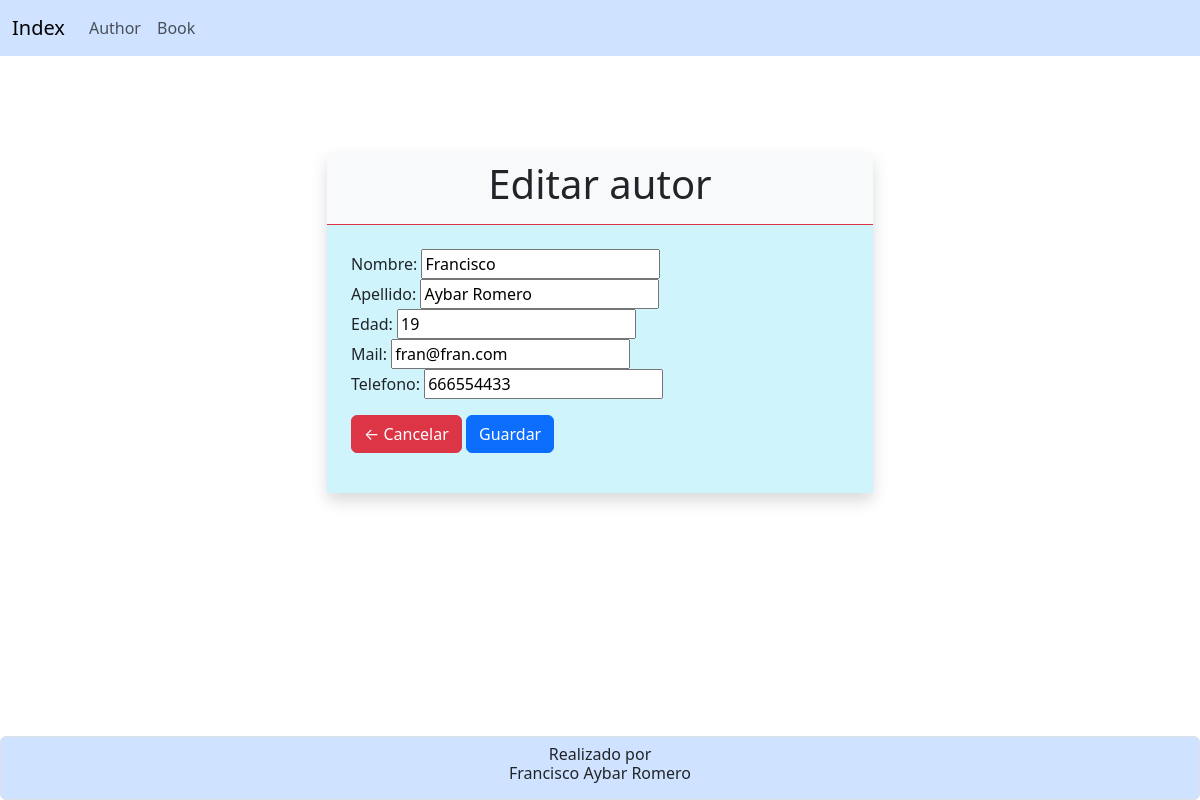
/author_update/2, run on the app's committed database.
### HolaMundo/models.py (models this page shows, shortened)
class Author (models.Model):
    name=models.CharField (
        verbose_name='Nombre', # etiqueta dentro de la tabla
        max_length= 100,
        default=''
    )
    last_name=models.CharField(
        verbose_name='Apellido',
        max_length=150,
        default=''
    )
    age=models.PositiveSmallIntegerField (
        verbose_name='Edad',
        max_length=3
    )
    mail=models.EmailField(
        verbose_name='Mail',
        max_length=150,
        default=''
    )
    telefono=models.CharField(
        verbose_name='Telefono',
        max_length=10,
        default=''
    )

### HolaMundo/views.py (the view, shortened to what this page needs)
# urls.py: path('author_update/<int:pk>', views.author_update),
def author_update (request, pk = None): #Recibe la clave del autor que queremos actualizar.
    author = Author.objects.get(pk = pk) #Nos buscará el registro que coincida con la clave que le
    if request.method == 'GET':
        author_form = AutorForm(instance = author) #todo form basado en un modelo tiene este atributo que
        return render (request,'author_update.html',{'author':author,'author_form':author_form}) #si la

### HolaMundo/forms.py
class AutorForm (forms.ModelForm): #Vamos a crear un formulario de Django , basado en un modelo, por eso hacemos la herencia
    class Meta:
        model = Author
        fields='__all__'

### HolaMundo/templates/author_update.html (shortened to what this page needs)
{%extends 'index.html'%}
{%block content%}
<div class="container my-5">
    <div class="row justify-content-center">
        <div class="col-12 col-md-8 col-lg-6">
            <section class="bg-light rounded shadow my-5">
                <div class="text-center py-2 border-bottom border-danger">
                    <h1>Editar autor</h1>
                </div>
                <article class="bg-info-subtle p-4">
                    <form action="" method="POST" class="form">
                        {{author_form}}
                        <div class="my-3">
                            <a href="/author/" class="btn btn-danger">← Cancelar</a>
                            <button type="submit" class="btn btn-primary">Guardar</button>
                        </div>
                    </form>
                </article>
            </section>
        </div>
    </div>
</div>
{%endblock content%}

### data on the page
Author: name "Francisco", last_name "Aybar Romero", age "19", mail "fran@fran.com", telefono "666554433"
